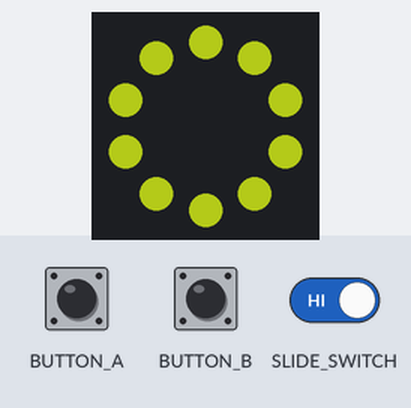
The program below on a simulated Circuit Playground running CircuitPython. Shown: the board's ring of 10 RGB LEDs (number 0 left of the top, counting anticlockwise). The inputs (shaded band) are chosen by the test bench. Dim RGB values are drawn brighter than linear; random numbers come from a fixed seed; what the program prints to the serial console is not drawn.

Above: at 1.2 s.
1.3 s: button B pressed for 0.15 s
At 1.49 s:
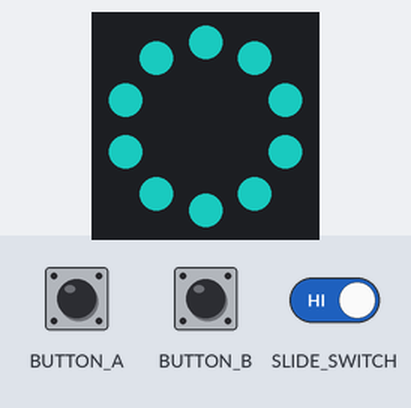
2.0 s: button A pressed for 0.15 s
At 2.41 s:
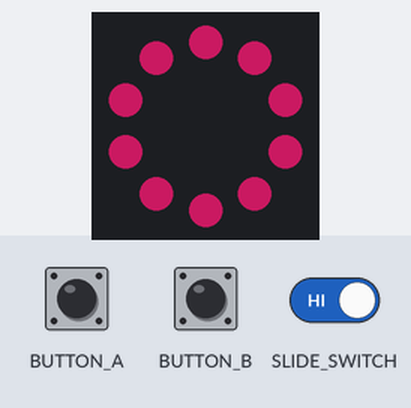
2.7 s: slide switch moved to the right
5.7 s: button B pressed for 1 s
At 6.09 s:
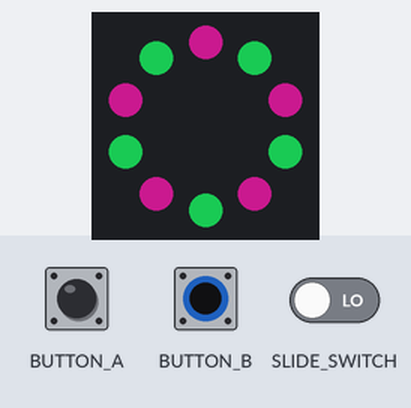
7.3 s: button A pressed for 1 s
At 7.66 s:
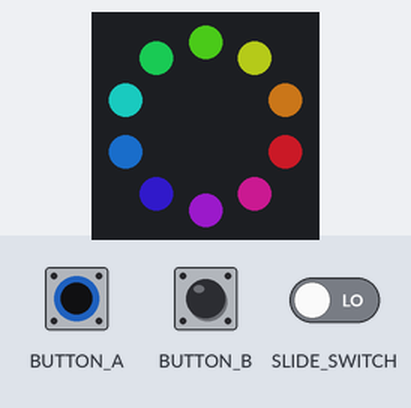
8.9 s: button A pressed for 0.15 s
At 9.23 s:
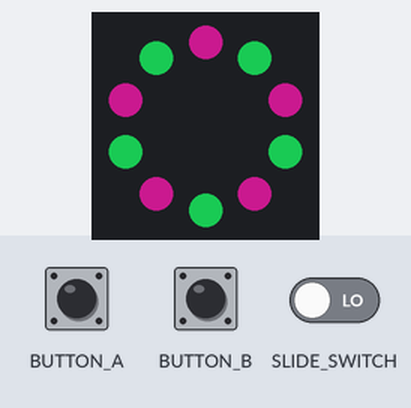
Timing chart, 0 to 11.9 s (numbered marks = the images above; inputs shaded):
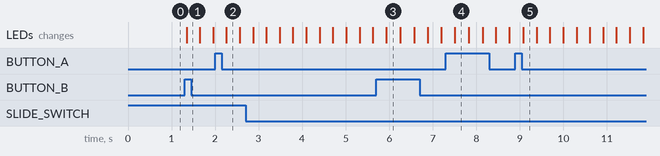

Measured:
- after the input at 1.3 s, the LEDs: change after 0.05 s (image 1)

The program:

main.py
```python
from adafruit_circuitplayground.express import cpx

from random import randint
import colorsys

step_index = 0
speed_index = 0

def scale(n, start1, stop1, start2, stop2):
    return ((n-start1)/(stop1-start1))*(stop2-start2)+start2

def hls_to_rgb(tupl):
    tupl = colorsys.hls_to_rgb(*tupl)
    tupl = list(tupl)
    for i in range(3):
        tupl[i] = scale(tupl[i], 0, 1, 0, 255)
        tupl[i] = int(round(tupl[i]))
        if tupl[i] > 255:
            tupl[i] = 255
        if tupl[i] < 0:
            tupl[i] = 0
    return tuple(tupl)

def rgb_to_hls(tupl):
    tupl = list(tupl)
    for i in range(3):
        tupl[i] = scale(tupl[i], 0, 255, 0, 1)
    return colorsys.rgb_to_hls(*tupl)

def gradient(tupl, speed):
    tupl = rgb_to_hls(tupl)
    tupl = list(tupl)

    tupl[0] = scale(tupl[0], 0, 1, 0, 360)
    tupl[0] = (tupl[0] + speed) % 360
    tupl[0] = scale(tupl[0], 0, 360, 0, 1)

    return hls_to_rgb(tupl)

def change_mode():
    global speed_index
    global step_index
    global speeds
    if cpx.button_a and cpx.button_b:
        speeds = list(map(lambda x: x * -1, speeds))
    if cpx.switch:
        if cpx.button_b:
            speed_index = (speed_index - 1) % len(speeds)
        if cpx.button_a:
            speed_index = (speed_index + 1) % len(speeds)
    else:
        if cpx.button_b:
            step_index = (step_index - 1) % len(steps)
        if cpx.button_a:
            step_index = (step_index + 1) % len(steps)

cpx.pixels.brightness = .5

# Color wheel
theta = randint(0, 360)
colors = [
    hls_to_rgb((
        scale(theta, 0, 360, 0, 1),
        randint(45, 60) / 100.0,
        randint(70, 100) / 100.0
    ))
]
default_colors = colors.copy()

steps = [360, 180, 72, 36]
speeds = [360, 9, 18, 36, 72]

for i in range(9):
    next = gradient(colors[i], steps[step_index])
    colors.append(next)

# Step = # of degrees between each
# consecutive LED color on HSL color wheel
#
# 360 divided by Step = # of unique
# colors displayed & repeating across board

cpx.pixels.show()
while True:
    change_mode()
    step = steps[step_index]
    speed = speeds[speed_index]
    if (not cpx.switch) and (cpx.button_a or cpx.button_b):
        colors = default_colors.copy()
        for i in range(9):
            next = gradient(colors[i], step)
            colors.append(next)
    for i in range(10):
        colors[i] = gradient(colors[i], speed)
        cpx.pixels[i] = colors[i]
    print(f"""======================================
# of unique colors: {360 / step}
Circle speed (in LEDs per cycle): {(speed / 36) % 10}
======================================""")
```
